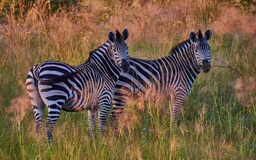
#> input picture LSM/zebra.jpg, 256 x 160 px, shrunk from 1920 x 1200 before the run
$ jupyter execute gabor.ipynb   (shell and % lines are left out)
#> lines starting #> are read from the running program, lines starting #| are printed output that depends on the picture
[cell 1]
import numpy as np
import matplotlib.pyplot as plt


def myimshow(I, **kwargs):
    plt.figure();
    plt.axis('off')
    plt.imshow(I,cmap=plt.gray(),**kwargs)

[cell 2]
def genGabor(sz, omega, theta, func=np.cos, K=np.pi):
    radius = (int(sz[0]/2.0), int(sz[1]/2.0))
    [x, y] = np.meshgrid(range(-radius[0], radius[0]+1), range(-radius[1], radius[1]+1))

    x1 = x * np.cos(theta) + y * np.sin(theta)
    y1 = -x * np.sin(theta) + y * np.cos(theta)

    gauss = omega**2 / (4*np.pi * K**2) * np.exp(- omega**2 / (8*K**2) * ( 4 * x1**2 + y1**2))
#     myimshow(gauss)
    sinusoid = func(omega * x1) * np.exp(K**2 / 2)
#     myimshow(sinusoid)
    gabor = gauss * sinusoid
    return gabor

g = genGabor((256,256), 0.3, np.pi, func=np.cos)
# change func to "cos", "sin" can generate sin gabor or cos gabor, here we pass a function name as a parameter
myimshow(g)
np.mean(g)
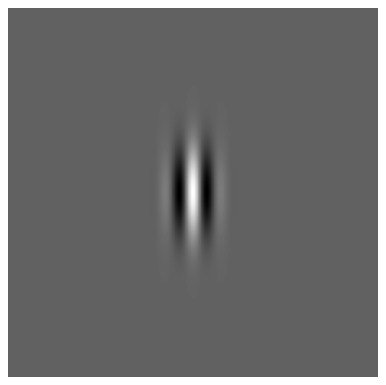
#> figure drawn by matplotlib, 1 panel

[cell 3]
theta = np.arange(0, np.pi, np.pi/4) # range of theta
omega = np.arange(0.2, 0.6, 0.1) # range of omega
params = [(t,o) for o in omega for t in theta]
sinFilterBank = []
cosFilterBank = []
gaborParams = []
for (theta, omega) in params:
    gaborParam = {'omega':omega, 'theta':theta, 'sz':(256, 256)}
    sinGabor = genGabor(func=np.sin, **gaborParam)
    cosGabor = genGabor(func=np.cos, **gaborParam)
    sinFilterBank.append(sinGabor)
    cosFilterBank.append(cosGabor)
    gaborParams.append(gaborParam)

plt.figure()
n = len(sinFilterBank)
for i in range(n):
    plt.subplot(4,4,i+1)
    # title(r'$\theta$={theta:.2f}$\omega$={omega}'.format(**gaborParams[i]))
    plt.axis('off'); plt.imshow(sinFilterBank[i])

plt.figure()
for i in range(n):
    plt.subplot(4,4,i+1)
    # title(r'$\theta$={theta:.2f}$\omega$={omega}'.format(**gaborParams[i]))
    plt.axis('off'); plt.imshow(cosFilterBank[i])
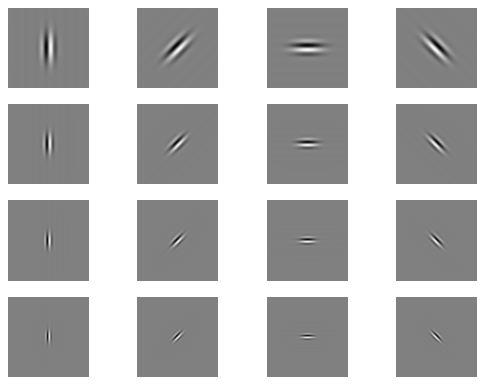
#> figure drawn by matplotlib, 16 panels
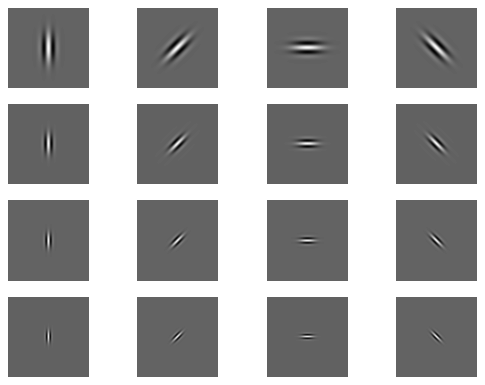
#> figure drawn by matplotlib, 16 panels

[cell 4]
from skimage.color import rgb2gray
from scipy.signal import convolve2d
zebra = rgb2gray(plt.imread('zebra.jpg'))
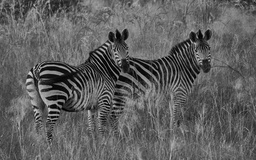
#> zebra: shape (160, 256) float64; min 0.000565, max 0.849, mean 0.376
plt.figure(); myimshow(zebra)
sinGabor = sinFilterBank[12]
plt.figure(); myimshow(sinGabor)
res = convolve2d(zebra, sinGabor, mode='valid') # Will take about one minute
#> res = 98 pairs, first value -3.94 to -0.14, second value -3.64 to 0.553
plt.figure(); myimshow(res); # title('response') Book figure
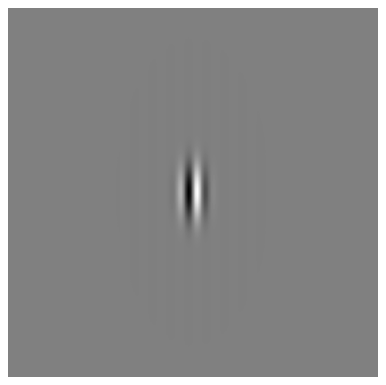
#> figure drawn by matplotlib, 1 panel
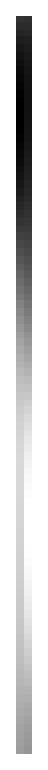
#> figure drawn by matplotlib, 1 panel

[cell 5]
plt.figure(); myimshow(zebra)
sinGabor = sinFilterBank[8]
plt.figure(); myimshow(sinGabor)
res = convolve2d(zebra, sinGabor, mode='valid') # Will take about one minute
#> res = 98 pairs, first value -3.52 to -0.435, second value -3.47 to 0.464
plt.figure(); myimshow(res); # title('response') Book figure
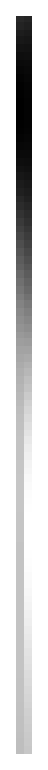
#> figure drawn by matplotlib, 1 panel

[cell 6]
plt.figure(); myimshow(zebra)
sinGabor = sinFilterBank[4]
plt.figure(); myimshow(sinGabor)
res = convolve2d(zebra, sinGabor, mode='valid') # Will take about one minute
#> res = 98 pairs, first value -2.54 to -0.681, second value -2.69 to -0.224
plt.figure(); myimshow(res); # title('response') Book figure
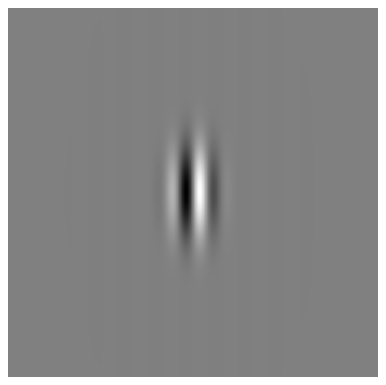
#> figure drawn by matplotlib, 1 panel
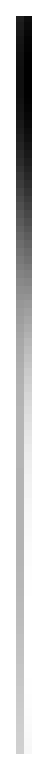
#> figure drawn by matplotlib, 1 panel
